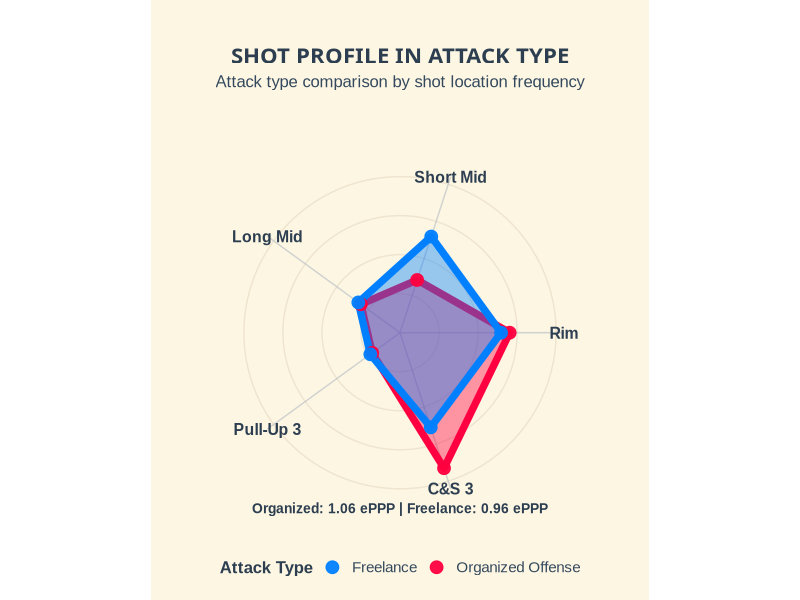

This chart was generated by the following R code:
library(ggplot2)
library(dplyr)
library(tidyr)

# Create dataset
shot_data <- data.frame(
  Attack_Type = c("Organized Offense", "Freelance"),
  Rim = c(28.1, 25.9),
  Short_Midrange = c(14.2, 25.9),
  Long_Midrange = c(12.4, 13.2),
  Pull_Up_3 = c(8.8, 9.4),
  Catch_Shoot_3 = c(36.5, 25.5),
  PPP = c(0.99, 0.95),
  ePPP = c(1.06, 0.96)
)


# Convert to long format and add coordinates
radar_data <- shot_data %>%
  select(-PPP, -ePPP) %>%
  pivot_longer(cols = c(Rim, Short_Midrange, Long_Midrange, Pull_Up_3, Catch_Shoot_3),
               names_to = "Shot_Type",
               values_to = "Frequency") %>%
  mutate(
    Shot_Type = factor(Shot_Type, levels = c("Rim", "Short_Midrange", "Long_Midrange", "Pull_Up_3", "Catch_Shoot_3")),
    
    # Calculate angles for 5 points around circle
    angle = (as.numeric(Shot_Type) - 1) * 2 * pi / 5,
    
    # Convert to x,y coordinates
    x = Frequency * cos(angle),
    y = Frequency * sin(angle),
    
    # Add labels
    Shot_Label = case_when(
      Shot_Type == "Rim" ~ "Rim",
      Shot_Type == "Short_Midrange" ~ "Short Mid",
      Shot_Type == "Long_Midrange" ~ "Long Mid", 
      Shot_Type == "Pull_Up_3" ~ "Pull-Up 3",
      Shot_Type == "Catch_Shoot_3" ~ "C&S 3"
    )
  )

# Create axis labels with coordinates
axis_labels <- data.frame(
  Shot_Type = c("Rim", "Short_Midrange", "Long_Midrange", "Pull_Up_3", "Catch_Shoot_3"),
  Shot_Label = c("Rim", "Short Mid", "Long Mid", "Pull-Up 3", "C&S 3"),
  angle = c(0, 1, 2, 3, 4) * 2 * pi / 5,
  label_x = 42 * cos(c(0, 1, 2, 3, 4) * 2 * pi / 5),
  label_y = 42 * sin(c(0, 1, 2, 3, 4) * 2 * pi / 5)
)

# Create concentric circles for grid
circles <- data.frame(
  radius = c(10, 20, 30, 40),
  label = c("10%", "20%", "30%", "40%")
)

# Create radar chart
p1 <- ggplot() +
  # Add concentric circles
  lapply(circles$radius, function(r) {
    theta <- seq(0, 2*pi, length.out = 100)
    data.frame(x = r * cos(theta), y = r * sin(theta), radius = r)
  }) %>%
  bind_rows() %>%
  {geom_path(data = ., aes(x = x, y = y, group = radius), 
             color = "#E8DCC6", size = 0.5, alpha = 0.7)} +
  
  # Add axis lines
  geom_segment(data = axis_labels, 
               aes(x = 0, y = 0, xend = label_x, yend = label_y),
               color = "#BDC3C7", size = 0.5, alpha = 0.7) +
  
  # Add color in polygons for each attack type
  geom_polygon(data = radar_data %>% filter(Attack_Type == "Organized Offense"), 
               aes(x = x, y = y), fill = "#FF0040", alpha = 0.4, color = "#FF0040", size = 2.5) +
  geom_polygon(data = radar_data %>% filter(Attack_Type == "Freelance"), 
               aes(x = x, y = y), fill = "#0080FF", alpha = 0.4, color = "#0080FF", size = 2.5) +
  
  # Add points
  geom_point(data = radar_data, aes(x = x, y = y, color = Attack_Type), size = 4, alpha = 0.95) +
  
  
  # Add axis labels
  geom_text(data = axis_labels, aes(x = label_x, y = label_y, label = Shot_Label),
            family = "Arial", size = 4, fontface = "bold", color = "#2C3E50") +
  
  # Scaling + title and subtitle
  scale_color_manual(values = c("Organized Offense" = "#FF0040", "Freelance" = "#0080FF")) +
  coord_fixed(ratio = 1) +
  xlim(-50, 50) + ylim(-50, 50) +
  labs(title = "SHOT PROFILE IN ATTACK TYPE",
       subtitle = "Attack type comparison by shot location frequency",
       color = "Attack Type") +
  
  # Styling
  theme_void() +
  theme(
    plot.background = element_rect(fill = "#FDF6E3", color = NA),
    panel.background = element_rect(fill = "#FDF6E3", color = NA),
    plot.title = element_text(family = "Arial Black", size = 16, face = "bold", 
                              hjust = 0.5, margin = margin(t = 15, b = 5), color = "#2C3E50"),
    plot.subtitle = element_text(family = "Arial", size = 12, 
                                 hjust = 0.5, margin = margin(b = 20), color = "#34495E"),
    plot.margin = margin(20, 25, 15, 25),
    legend.title = element_text(family = "Arial", size = 12, face = "bold", color = "#2C3E50"),
    legend.text = element_text(family = "Arial", size = 11, color = "#34495E"),
    legend.position = "bottom"
  ) +
  
  # Add efficiency summary
  annotate("text", x = 0, y = -45, 
           label = "Organized: 1.06 ePPP | Freelance: 0.96 ePPP", 
           family = "Arial", size = 3.5, color = "#2C3E50", fontface = "bold")

# Display chart
print(p1)